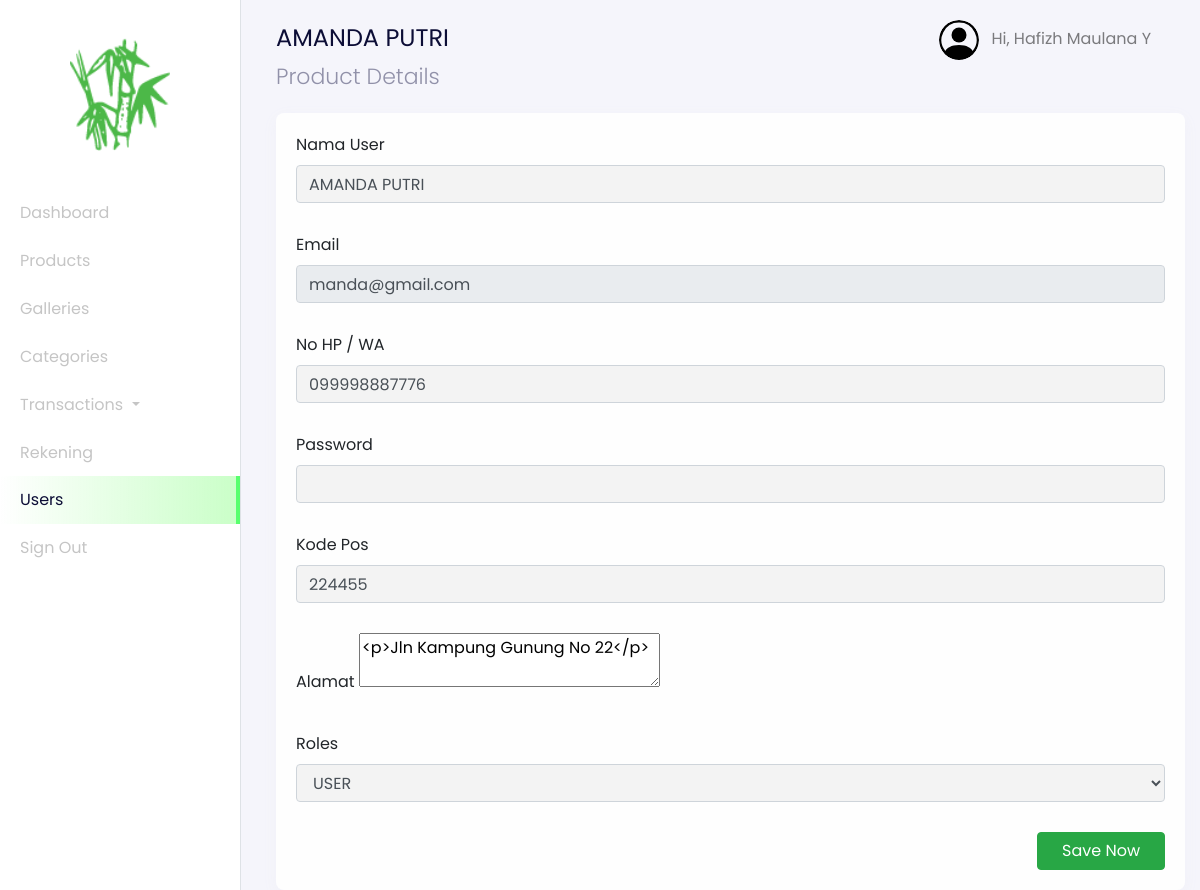
The app's page /admin?page=users-details&id=3 (signed in) with its own data.
### tables this page shows
CREATE TABLE `users` (
  `id_user` int(11) NOT NULL,
  `name` varchar(255) NOT NULL,
  `email` varchar(255) NOT NULL,
  `password` varchar(255) NOT NULL,
  `address` text,
  `phone_number` varchar(255) NOT NULL,
  `postal_code` varchar(191) NOT NULL,
  `roles` varchar(255) NOT NULL
);

### config/config.php (called while the page is built, shortened)
<?php
$host = 'localhost';
$user = 'root';
$password = '';
$dbname = 'bamboo_art';
$conn = mysqli_connect($host, $user, $password, $dbname);
function query($query)
{
    global $conn;
    $result = mysqli_query($conn, $query);
    $rows = [];
    while ($row = mysqli_fetch_assoc($result)) {
        $rows[] = $row;
    }
    return $rows;
}
?>

### admin/users/dashboard-users-details.php (the view, shortened to what this page needs)
<?php
$id = $_GET["id"];
$users = query("SELECT * FROM users WHERE id_user = $id")[0];
?>
<nav
  class="navbar navbar-expand-lg navbar-light navbar-store fixed-top"
  data-aos="fade-down"
>
  <div class="container-fluid">
    <div class="collpase navbar-collapse" id="navbarResponsive">
      <ul class="navbar-nav d-none d-lg-flex ml-auto">
        <li class="nav-item dropdown">
          <a
            href="#"
            class="nav-link"
            id="navbarDropdown"
            role="button"
            data-toggle="dropdown"
          >
          <img
              src="../assets/images/person-circle.svg"
              alt="profile"
              height="40px"
              class="rounded-circle mr-2 profile-picture"
            />
            <?php
              $id_user = $_SESSION['user'];
              $user = query("SELECT * FROM users WHERE id_user = $id_user")[0];
            ?>
            Hi, <?= $user["name"]; ?>
          </a>
        </li>
      </ul>
    </div>
  </div>
</nav>
<div
  class="section-content section-dashboard-home"
  data-aos="fade-up"
>
  <div class="container-fluid">
    <div class="dashboard-heading">
      <h2 class="dashboard-title"><?= $users["name"]; ?></h2>
      <p class="dashboard-subtitle">Product Details</p>
    </div>
    <div class="dashboard-content">
      <div class="row">
        <div class="col-12 mt-2">
          <form action="" method="POST">
            <div class="card">
              <div class="card-body">
                  <div class="row">
                    <div class="col-md-12">
                      <div class="form-group">
                        <label for="name">Nama User</label>
                        <input
                          type="text"
                          name="name"
                          id="name"
                          class="form-control"
                          value="<?= $users["name"]; ?>"
                          required
                        />
                      </div>
                    </div>
                    <div class="col-md-12">
                      <div class="form-group">
                        <label for="email">Email</label>
                        <input
                          type="text"
                          name="email"
                          id="email"
                          class="form-control"
                          value="<?= $users["email"]; ?>"
                          readonly
                        />
                      </div>
                    </div>
                    <div class="col-md-12">
                      <div class="form-group">
                        <label for="phone_number">No HP / WA</label>
                        <input
                          type="number"
                          name="phone_number"
                          id="phone_number"
                          class="form-control"
                          value="<?= $users["phone_number"]; ?>"
                          required
                        />
                      </div>
                    </div>
                    <div class="col-md-12">
                      <div class="form-group">
                        <label for="password">Password</label>
                        <input
                          type="password"
                          name="password"
                          id="password"
                          class="form-control"
                        />
                      </div>
                    </div>
                    <div class="col-md-12">
                      <div class="form-group">
                        <label for="code">Kode Pos</label>
                        <input
                          type="text"
                          name="code"
                          id="code"
                          class="form-control"
                          value="<?= $users["postal_code"]; ?>"
                        />
                      </div>
                    </div>
                    <div class="col-md-12">
                      <div class="form-group">
                        <label>Alamat</label>
                        <textarea name="alamat" id="editor" required><?= $users["address"]; ?></textarea>
                      </div>
                    </div>
                    <div class="col-md-12">
                      <div class="form-group">
                        <label for="roles">Roles</label>
                        <select name="roles" id="roles" class="form-control" required>
                          <option value="<?= $users["roles"]; ?>" selected><?= $users["roles"]; ?></option>
                        </select>
                      </div>
                    </div>
                  </div>
                  <div class="row">
                    <div class="col-12 text-right">
                      <button
                        type="submit"
                        name="updateUser"
                        class="btn btn-success px-4"
                      >
                        Save Now
                      </button>
                    </div>
                  </div>
              </div>
            </div>
          </form>
        </div>
      </div>
    </div>
  </div>
</div>

### records on screen
users: name "Hafizh Maulana Y"
users: name "AMANDA PUTRI", email "manda@gmail.com", phone_number "099998887776", code "224455", alamat "<p>Jln Kampung Gunung No 22</p>", roles "USER"
